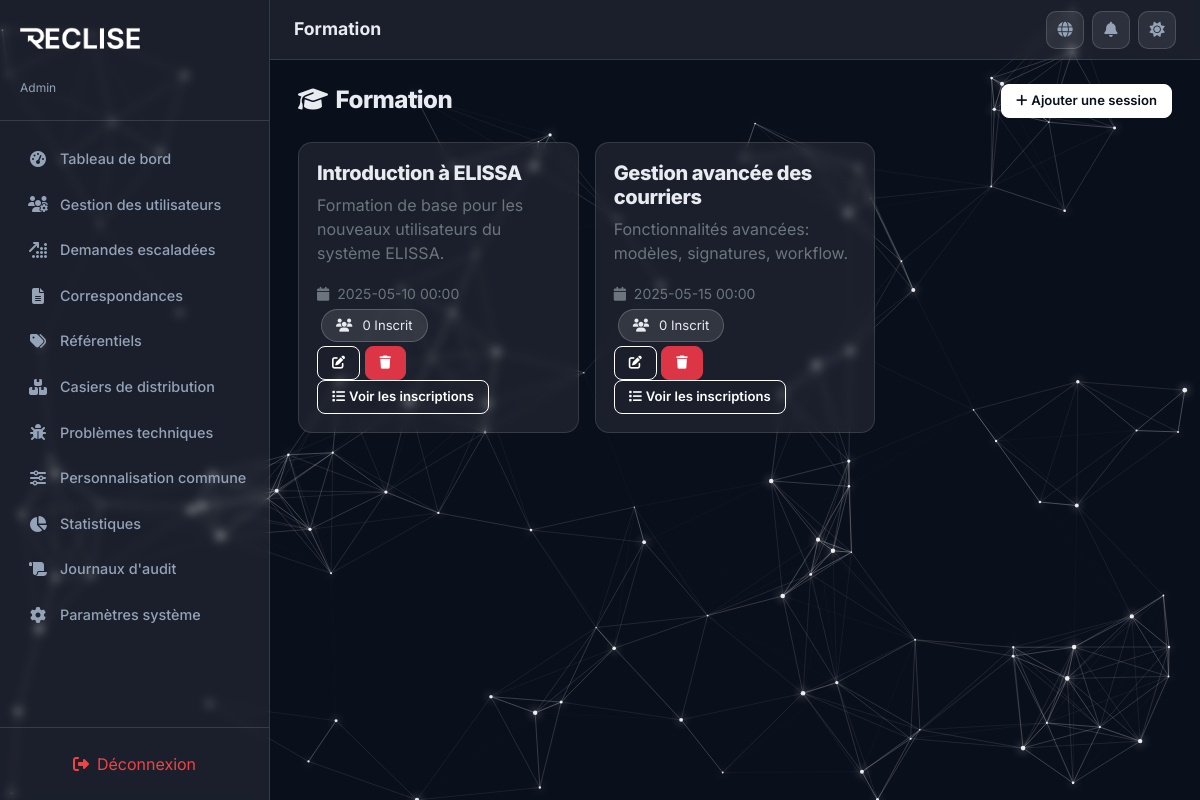
Page /PhtP/support/training.php (signed in) on the committed database.
### tables this page shows
CREATE TABLE IF NOT EXISTS training_sessions (
  id            INT AUTO_INCREMENT PRIMARY KEY,
  title         VARCHAR(255)  NOT NULL,
  description   TEXT          DEFAULT NULL,
  session_date  DATE          NOT NULL,
  duration      INT           DEFAULT 1,
  created_by    INT           DEFAULT NULL,
  created_at    DATETIME      NOT NULL DEFAULT CURRENT_TIMESTAMP,

  CONSTRAINT fk_training_creator FOREIGN KEY (created_by) REFERENCES users(id) ON DELETE SET NULL
);

### PhtP/includes/i18n.php (called while the page is built, shortened)
<?php
function get_translations($lang = 'fr') {
    return $translations[$lang] ?? $translations['fr'];
}
function t($key, $lang = null) {
    if ($lang === null) {
        $lang = $_SESSION['lang'] ?? 'fr';
    }
    $translations = get_translations($lang);
    return $translations[$key] ?? $key;
}
?>

### PhtP/includes/functions.php (called while the page is built, shortened)
<?php
function to_camel($row) {
    $result = [];
    foreach ($row as $key => $value) {
        $camel = preg_replace_callback('/_([a-z])/', function ($m) {
            return strtoupper($m[1]);
        }, $key);
        $result[$camel] = $value;
    }
    return $result;
}
function to_camel_all($rows) {
    return array_map('to_camel', $rows);
}

### PhtP/support/training.php (the view, shortened to what this page needs)
<?php
require_once '../includes/header.php';
$sessions = to_camel_all($pdo->query("
    SELECT t.*,
           (SELECT COUNT(*) FROM user_training_registrations WHERE session_id = t.id) as registered_count
    FROM training_sessions t
    ORDER BY t.session_date ASC")->fetchAll());
?>
<div class="section-header">
  <h2><i class="fas fa-graduation-cap me-2"></i><?php echo t('training'); ?></h2>
  <button class="btn btn-neon btn-sm" onclick="RecLise.showAddTrainingModal()">
    <i class="fas fa-plus me-1"></i><?php echo t('addSession'); ?>
  </button>
</div>
<?php if (empty($sessions)): ?>
  <p class="text-secondary text-center p-4"><?php echo t('noResults'); ?></p>
<?php else: ?>
  <div class="row g-3">
    <?php foreach ($sessions as $session): ?>
      <div class="col-md-6 col-lg-4">
        <div class="item-card">
          <h5><?= htmlspecialchars($session['title']) ?></h5>
          <p class="text-secondary margin-bottom-12"><?= htmlspecialchars($session['description'] ?? '') ?></p>
          <div class="flex-space-between align-items-center margin-bottom-12">
            <small class="text-secondary">
              <i class="fas fa-calendar me-1"></i>
              <?= $session['sessionDate'] ? date('Y-m-d H:i', strtotime($session['sessionDate'])) : 'N/A' ?>
            </small>
            <span class="chip">
              <i class="fas fa-users me-1"></i><?= $session['registeredCount'] ?> <?php echo t('registered'); ?>
            </span>
          </div>
          <div class="flex-gap-4">
            <button class="btn btn-outline-neon btn-sm" onclick="RecLise.editTraining(<?= $session['id'] ?>)">
              <i class="fas fa-edit"></i>
            </button>
            <button class="btn btn-danger btn-sm" onclick="RecLise.deleteTrainingConfirm(<?= $session['id'] ?>)">
              <i class="fas fa-trash"></i>
            </button>
            <button class="btn btn-outline-neon btn-sm" onclick="RecLise.viewRegistrations(<?= $session['id'] ?>)">
              <i class="fas fa-list me-1"></i><?php echo t('viewRegistrations'); ?>
            </button>
          </div>
        </div>
      </div>
    <?php endforeach; ?>
  </div>
<?php endif; ?>
<?php require_once '../includes/footer.php'; ?>

### PhtP/assets/css/styles.css (style rules this page uses)
:root { --primary-dark: #0A0F1C; --primary-light: #F5F8FA; --brand-accent: #ffffff; --neon-accent: #ffffff; --success: #10B981; --warning: #F59E0B; --danger: #EF4444; --info: #ffffff; --icon-color: #E2E0FF; --glass-bg: rgba(255, 255, 255, 0.07); --glass-border: rgba(255, 255, 255, 0.12); --text-primary: #E8ECF1; --text-secondary: #94A3B8; --sidebar-width: 270px; --topbar-height: 60px; --body-bg: #0A0F1C; --card-bg: rgba(255, 255, 255, 0.07); --card-border: rgba(255, 255, 255, 0.12); --input-bg: rgba(255, 255, 255, 0.08); --input-border: rgba(255, 255, 255, 0.15); --input-text: #E8ECF1; --modal-bg: rgba(15, 20, 40, 0.95); --shadow-glow: 0 0 15px rgba(255, 255, 255, 0.1); --table-hover: rgba(255, 255, 255, 0.05); --toast-bg: rgba(15, 20, 40, 0.92); --focus-glow: rgba(255, 255, 255, 0.25); --focus-border: #ffffff; --brand-accent-rgb: 255, 255, 255; --btn-bg: #ffffff; --btn-text: #0A0F1C; --btn-border: #ffffff; --btn-hover-bg: transparent; --btn-hover-text: #025C84; }
*, *::before, *::after { box-sizing: border-box; margin: 0; padding: 0; }
body { font-family: 'Inter', sans-serif; font-weight: 400; background: transparent; color: var(--text-primary); min-height: 100vh; overflow-x: hidden; transition: background 0.4s ease, color 0.3s ease; }
body, p, span, div, label, a, button, input, select, textarea, option, td, th, li, h1, h2, h3, h4, h5, h6, small, strong, em, b, i { font-family: 'Inter', sans-serif; }
h1, h2, h3, h4, h5, h6 { font-family: 'Inter', sans-serif; font-weight: 800; letter-spacing: -0.02em; }
.btn-neon { background: var(--btn-bg); color: var(--btn-text) !important; border: 1px solid var(--btn-border); border-radius: 12px; padding: 12px 28px; font-weight: 600; font-size: 0.95rem; transition: all 0.3s; cursor: pointer; }
.btn-outline-neon { background: transparent; border: 1px solid var(--neon-accent); color: var(--neon-accent); border-radius: 10px; padding: 8px 20px; font-weight: 600; font-size: 0.88rem; transition: all 0.3s; cursor: pointer; }
.btn-sm { padding: 6px 14px !important; font-size: 0.82rem !important; border-radius: 8px !important; }
.section-header { display: flex; align-items: center; justify-content: space-between; margin-bottom: 24px; flex-wrap: wrap; gap: 12px; }
.section-header h2 { font-size: 1.5rem; margin: 0; }
.chip { display: inline-flex; align-items: center; gap: 6px; background: rgba(var(--brand-accent-rgb), 0.1); border: 1px solid rgba(var(--brand-accent-rgb), 0.2); border-radius: 20px; padding: 6px 14px; font-size: 0.82rem; margin: 4px; }
.item-card { background: var(--card-bg); -webkit-backdrop-filter: blur(4px); backdrop-filter: blur(4px); border: 1px solid var(--card-border); border-radius: 14px; padding: 18px; margin-bottom: 12px; transition: all 0.3s; }

### rows in the picture
training_sessions: title "Introduction à ELISSA", description "Formation de base pour les nouveaux utilisateurs du système ELISSA.", session_date "2025-05-10 00:00", registeredCount "0"
training_sessions: title "Gestion avancée des courriers", description "Fonctionnalités avancées: modèles, signatures, workflow.", session_date "2025-05-15 00:00", registeredCount "0"

### other values in the picture
$roleLabels[$_SESSION['role']] "Admin"
t($item['label']) "Tableau de bord"
t($item['label']) "Gestion des utilisateurs"
t($item['label']) "Demandes escaladées"
t($item['label']) "Correspondances"
t($item['label']) "Référentiels"
t($item['label']) "Casiers de distribution"
t($item['label']) "Problèmes techniques"
t($item['label']) "Personnalisation commune"
t($item['label']) "Statistiques"
t($item['label']) "Journaux d'audit"
t($item['label']) "Paramètres système"
t('logout') "Déconnexion"
t($currentView ?? 'dashboard') "Formation"
t('training') "Formation"
